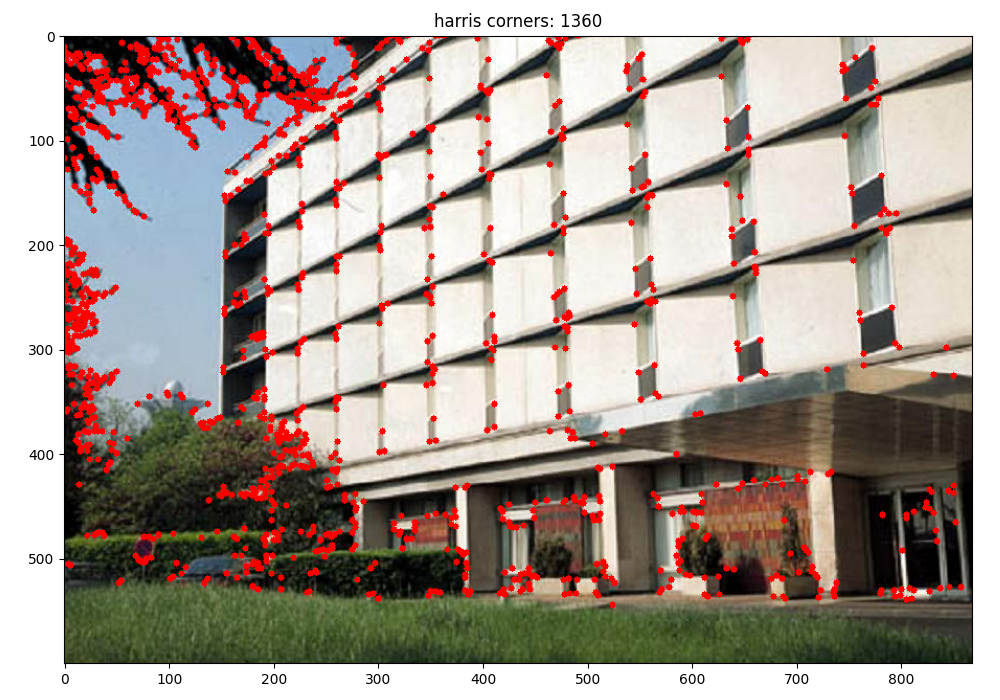

Here is the Python script that generated this plot:
import numpy as np
import cv2
import matplotlib.pyplot as plt

img = cv2.imread("img.jpg")
g = cv2.cvtColor(img, cv2.COLOR_BGR2GRAY).astype(float)
u = cv2.Sobel(g, cv2.CV_64F, 1, 0)
v = cv2.Sobel(g, cv2.CV_64F, 0, 1)
a = cv2.GaussianBlur(u * u, (5, 5), 1)
b = cv2.GaussianBlur(v * v, (5, 5), 1)
c = cv2.GaussianBlur(u * v, (5, 5), 1)
r = a * b - c * c - 0.04 * (a + b) ** 2
m = (r > 0.01 * r.max()) & (r == cv2.dilate(r, None))

out = img.copy()
for y, x in zip(*np.where(m)):
    cv2.circle(out, (int(x), int(y)), 3, (0, 0, 255), -1)

plt.figure(figsize=(10, 7))
plt.imshow(out[:, :, ::-1])
plt.title(f"harris corners: {m.sum()}")
plt.tight_layout()
plt.savefig("3.png")
plt.show()
